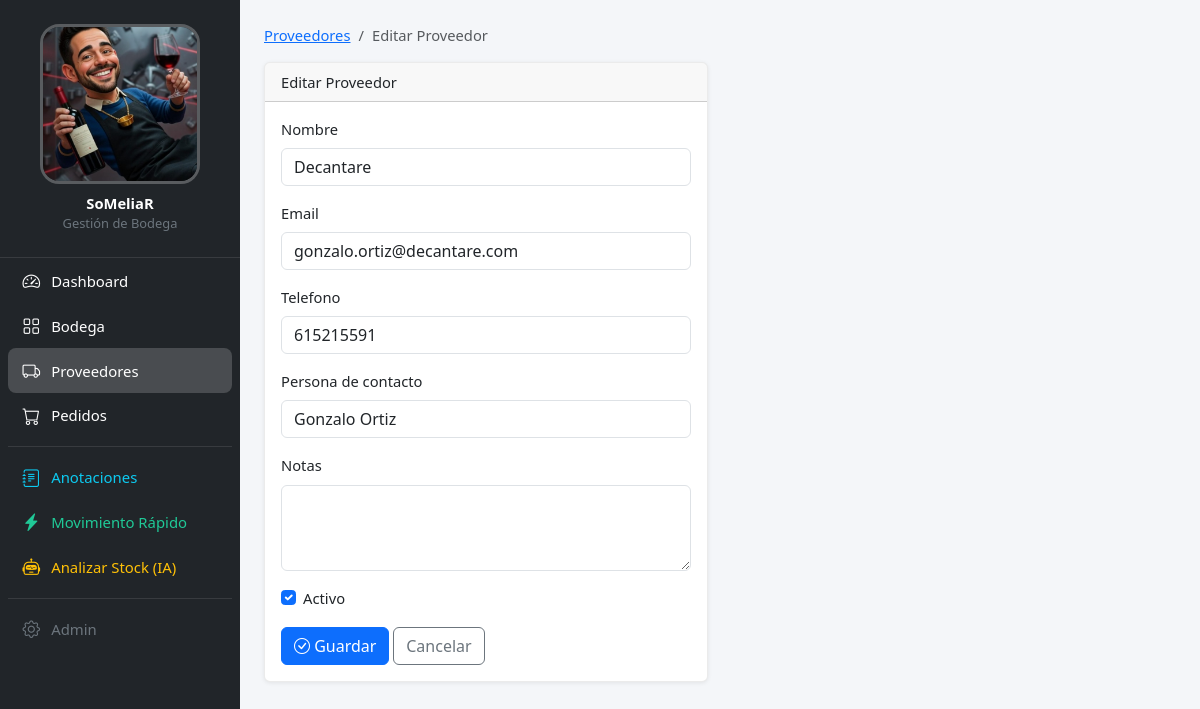
/proveedores/7/editar/, run on the app's committed database.
### proveedores/models.py (models this page shows, shortened)
class Proveedor(models.Model):
    nombre = models.CharField(max_length=200)
    email = models.EmailField()
    telefono = models.CharField(max_length=30, blank=True)
    contacto = models.CharField(
        "persona de contacto", max_length=200, blank=True
    )
    notas = models.TextField(blank=True)
    activo = models.BooleanField(default=True)
    class Meta:
        ordering = ["nombre"]
        verbose_name = "proveedor"
        verbose_name_plural = "proveedores"

### proveedores/views.py (the view)
# urls.py: path("<int:pk>/editar/", views.proveedor_edit, name="proveedor_edit"),
def proveedor_edit(request, pk):
    proveedor = get_object_or_404(Proveedor, pk=pk)
    if request.method == "POST":
        form = ProveedorForm(request.POST, instance=proveedor)
        if form.is_valid():
            form.save()
            return redirect("proveedores:proveedor_detail", pk=proveedor.pk)
    else:
        form = ProveedorForm(instance=proveedor)
    return render(request, "proveedores/proveedor_form.html", {"form": form, "titulo": "Editar Proveedor"})

### proveedores/forms.py
class ProveedorForm(forms.ModelForm):
    class Meta:
        model = Proveedor
        fields = ["nombre", "email", "telefono", "contacto", "notas", "activo"]
        widgets = {
            "nombre": forms.TextInput(attrs={"class": "form-control"}),
            "email": forms.EmailInput(attrs={"class": "form-control"}),
            "telefono": forms.TextInput(attrs={"class": "form-control"}),
            "contacto": forms.TextInput(attrs={"class": "form-control"}),
            "notas": forms.Textarea(attrs={"class": "form-control", "rows": 3}),
            "activo": forms.CheckboxInput(attrs={"class": "form-check-input"}),
        }

### templates/proveedores/proveedor_form.html (shortened to what this page needs)
{% extends 'base.html' %}
{% block content %}
<nav aria-label="breadcrumb">
    <ol class="breadcrumb">
        <li class="breadcrumb-item"><a href="{% url 'proveedores:proveedor_list' %}">Proveedores</a></li>
        <li class="breadcrumb-item active">{{ titulo }}</li>
    </ol>
</nav>
<div class="row">
    <div class="col-md-6">
        <div class="card">
            <div class="card-header">{{ titulo }}</div>
            <div class="card-body">
                <form method="post">
                    {% for field in form %}
                    <div class="mb-3">
                        {% if field.field.widget.input_type == 'checkbox' %}
                        <div class="form-check">
                            {{ field }}
                            <label class="form-check-label" for="{{ field.id_for_label }}">{{ field.label }}</label>
                        </div>
                        {% else %}
                        <label for="{{ field.id_for_label }}" class="form-label">{{ field.label }}</label>
                        {{ field }}
                        {% endif %}
                    </div>
                    {% endfor %}
                    <button type="submit" class="btn btn-primary">
                        <i class="bi bi-check-circle"></i> Guardar
                    </button>
                    <a href="{% url 'proveedores:proveedor_list' %}" class="btn btn-outline-secondary">Cancelar</a>
                </form>
            </div>
        </div>
    </div>
</div>
{% endblock %}

### static/css/layout.css (style rules this page uses)
:root { --sidebar-width: 270px; --topbar-height: 56px; --sidebar-bg: #212529; --sidebar-border: rgba(255, 255, 255, 0.1); --link-hover-bg: rgba(255, 255, 255, 0.1); --link-active-bg: rgba(255, 255, 255, 0.18); --link-success-hover: rgba(25, 135, 84, 0.18); --link-warning-hover: rgba(255, 193, 7, 0.18); }
body { font-size: 0.92rem; }
.card { box-shadow: 0 1px 4px rgba(0, 0, 0, 0.08); border-color: rgba(0, 0, 0, 0.08); }
@media (min-width: 992px) and (max-width: 1399.98px) { :root { --sidebar-width: 240px; } }

### data on the page
Proveedor: form "Decantare" "gonzalo.ortiz@decantare.com" "615215591" "Gonzalo Ortiz", form "☑"

### other printed values
{{ titulo }} "Editar Proveedor"
{{ field.label }} "Nombre" "Email" "Telefono" "Persona de contacto" "Notas"
{{ field.label }} "Activo"
